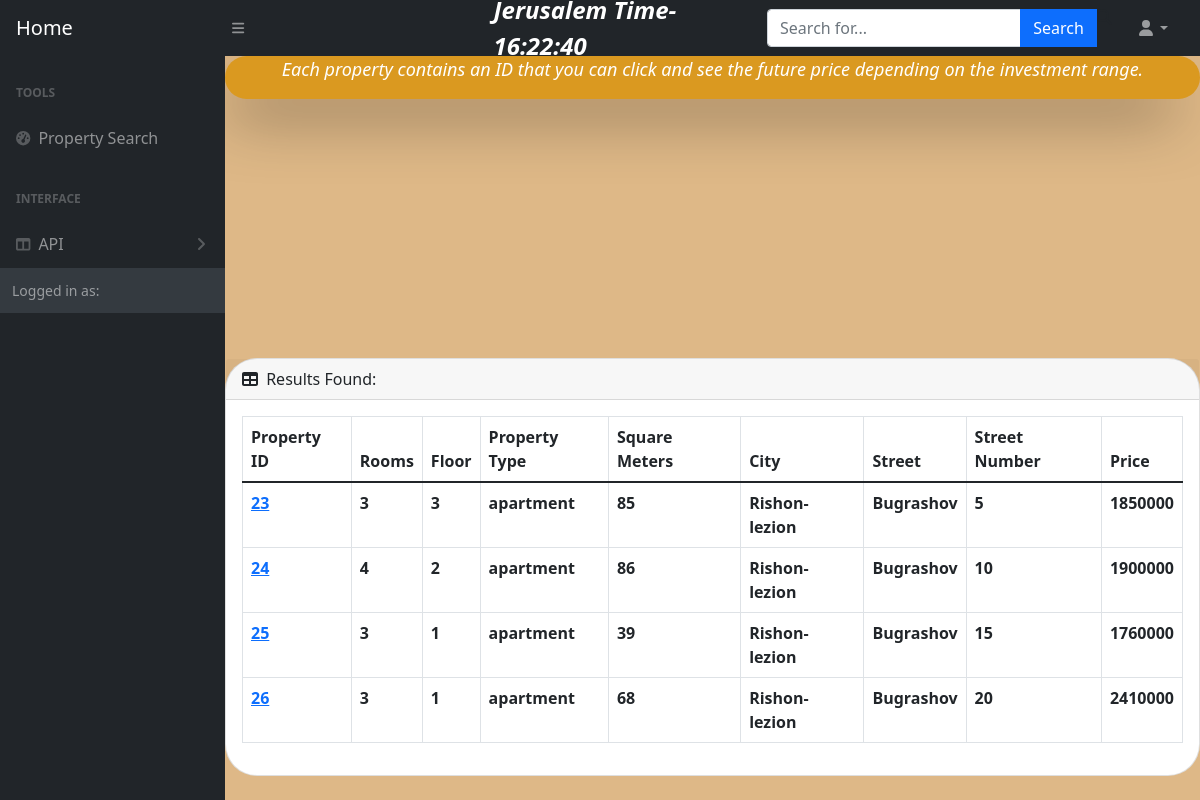
The app's page /property/Rishon-lezion-apt/ with its own data.
### property/models.py (models this page shows, shortened)
class Property(models.Model):
   id = models.AutoField(primary_key=True, editable=False)
   room = models.SmallIntegerField(_("room"),null=False)
   floor = models.SmallIntegerField(_("floor"),null=False)
   property_type = models.CharField(_("property_type"),max_length=100, null=False)
   square_meter = models.SmallIntegerField(_("square_meter"),null=False)
   location = models.CharField(_("location"),max_length=100, null=False)
   street=models.CharField(_("street"),max_length=100, null=False)
   street_number=models.SmallIntegerField(_("street_number"),null=False)
   price= models.BigIntegerField(_("price"),null=False)

### property/views.py (the view)
# urls.py: path('Rishon-lezion-apt/', views.rishon, name='rishon'),
def rishon(request):
    rishon = Property.objects.filter(location__contains = 'Rishon-lezion')
    return render(request,'rishon.html',{'rishon':rishon})

### property/templates/rishon.html (shortened to what this page needs)
{% extends 'base.html' %}
{% block content %}
<div class="text" style="color: white; font-size: large; font-style: oblique; font-weight: 400; background-color: rgb(218, 153, 32); border-radius: 10em; box-shadow:-11px 24px 62px -13px rgba(0,0,0,0.69) ; text-align:center; position:static;" >
    <p style="font-size:large ;" >Each property contains an ID that you can click and see the future price depending on the investment range.</p>
  </div>
   <div class="card mb-4">
     <div class="card-header">
         <i class="fas fa-table me-1"></i>
         Results Found:
     </div>
     <div class="card-body">
        <table class="table table-bordered" id="dataTable" width="100%" cellspacing="0">
            <thead>
                 <tr>
                   <th>Property ID</th>
                     <th>Rooms</th>
                     <th>Floor</th>
                     <th>Property Type</th>
                     <th>Square Meters</th>
                     <th>City</th>
                     <th>Street</th>
                     <th>Street Number</th>
                     <th>Price</th>
                 </tr>
             </thead>
             <tbody>
               {% for apt in rishon %}
               <tr >
                   <th style="color:blue ;"><a href="{% url 'property:single_apt' apt.id %}" >{{ apt.id }}</a></th>
                   <th>{{ apt.room }}</th>
                   <th>{{ apt.floor }}</th>
                   <th>{{apt.property_type}}</th>
                   <th>{{apt.square_meter}}</th>
                   <th>{{apt.location}}</th>
                   <th>{{apt.street}}</th>
                   <th>{{apt.street_number}}</th>
                   <th>{{apt.price}} </th>
               </tr>
               {% endfor %}
                   </tbody>
                 </table>
             </div>
         </div>
     </div>
{% endblock %}

### records on screen
Property: id "23", room "3", floor "3", property_type "apartment", square_meter "85", location "Rishon-lezion", street "Bugrashov", street_number "5", price "1850000"
Property: id "24", room "4", floor "2", property_type "apartment", square_meter "86", location "Rishon-lezion", street "Bugrashov", street_number "10", price "1900000"
Property: id "25", room "3", floor "1", property_type "apartment", square_meter "39", location "Rishon-lezion", street "Bugrashov", street_number "15", price "1760000"
Property: id "26", room "3", floor "1", property_type "apartment", square_meter "68", location "Rishon-lezion", street "Bugrashov", street_number "20", price "2410000"
